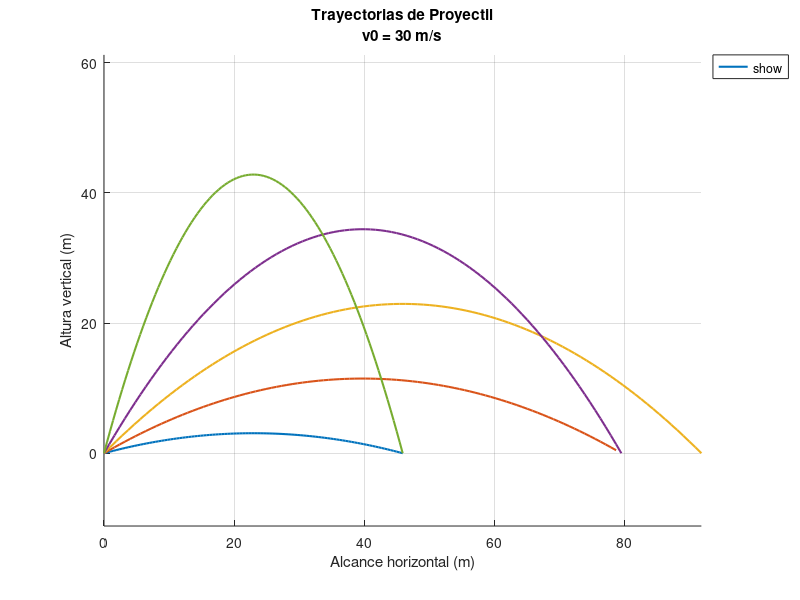

Source code (MATLAB):
% Descripción: Calcula y grafica trayectorias parabólicas para diferentes ángulos de lanzamiento
% Parámetros ajustables: Velocidad inicial, ángulos de lanzamiento y gravedad

%% Configuración inicial
clear; clc;              % Limpiar espacio de trabajo y consola
g = 9.81;               % Aceleración gravitacional (m/s²)
v0 = 30;                % Velocidad inicial (m/s)
angulos = [15, 30, 45, 60, 75]; % Ángulos de lanzamiento en grados
t_max = 2*v0/g;         % Tiempo máximo de simulación

%% Cálculo de trayectorias
figure; hold on; grid on; axis equal;
titulo = sprintf('Trayectorias de Proyectil\nv0 = %d m/s', v0);
title(titulo);
xlabel('Alcance horizontal (m)');
ylabel('Altura vertical (m)');

for theta = angulos
    theta_rad = deg2rad(theta);               % Conversión a radianes
    vx = v0 * cos(theta_rad);                 % Componente horizontal
    vy = v0 * sin(theta_rad);                 % Componente vertical
    t_total = 2*vy/g;                         % Tiempo de vuelo
    
    t = linspace(0, t_total, 100);            % Vector tiempo
    x = vx * t;                               % Ecuación posición horizontal
    y = vy * t - 0.5 * g * t.^2;              % Ecuación posición vertical
    
    plot(x(y >= 0), y(y >= 0), 'LineWidth', 1.5, 'DisplayName', sprintf('%d°', theta));
end

%% Finalizar gráfico
legend('show', 'Location', 'northeastoutside');
xlim([0 v0^2/g]) % Alcance máximo teórico para 45°
fprintf('Simulación completada. Alcance máximo: %.2f m\n', v0^2/g);